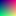

Write Python code to recreate this figure.
#!/usr/bin/env python
# coding: utf-8

# In[10]:


from PIL import Image
import numpy as np

# Create a 16x16 grid of colors (256 colors)
num_colors = 256
colors_per_row = 16
colors_per_column = num_colors // colors_per_row

# Initialize an array to store the colors
color_table = np.zeros((num_colors, 3), dtype=np.uint8)

# Generate a table of 256 different colors
for i in range(num_colors):
    red = i % colors_per_row * 16  # Vary the red component from 0 to 255
    green = (i // colors_per_row) * 16  # Vary the green component from 0 to 255
    blue = 128  # You can customize the blue component as needed
    color_table[i] = [red, green, blue]

# Create an image from the color table
color_table_image = Image.fromarray(color_table.reshape(colors_per_column, colors_per_row, 3))

# Save the color table image
color_table_image.save('color_table.png')

# Load the original image________________________________
original_image = Image.open('lena.png')

# Convert the original image to grayscale
original_image = original_image.convert('L')



# Function to map pixel values to the color table
def map_pixels_to_color_table(image, color_table):
    width, height = image.size
    pixel_data = np.array(image)
    
    # Create a blank image for the result
    result_image = Image.new('RGB', (width, height))

    for y in range(height):
        for x in range(width):
            pixel_value = pixel_data[y, x]
            # Scale the pixel value to fit within the color table range
            scaled_pixel_value = int(pixel_value * (num_colors / 256))
            if scaled_pixel_value >= num_colors:
                scaled_pixel_value = num_colors - 1
            mapped_color = tuple(color_table[scaled_pixel_value])
            result_image.putpixel((x, y), mapped_color)

    return result_image

# Transform the original image using the color table
transformed_image = map_pixels_to_color_table(original_image, color_table)

# Save the transformed image
transformed_image.save('transformed_lena.png')
